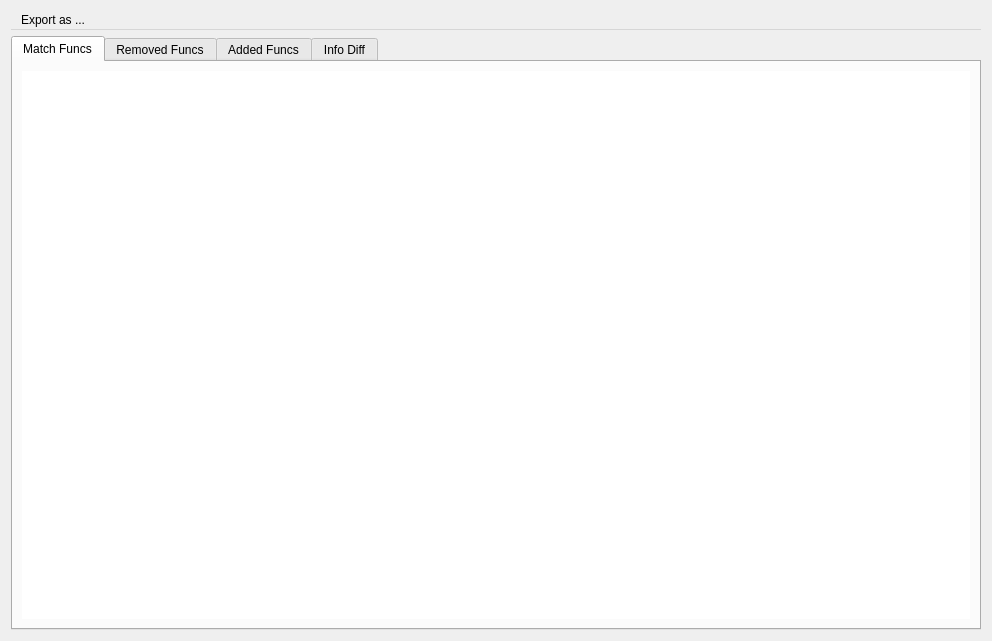
<?xml version="1.0" encoding="UTF-8"?>
<ui version="4.0">
 <class>DiffWindow</class>
 <widget class="QDialog" name="DiffWindow">
  <property name="windowModality">
   <enum>Qt::NonModal</enum>
  </property>
  <property name="geometry">
   <rect>
    <x>0</x>
    <y>0</y>
    <width>992</width>
    <height>641</height>
   </rect>
  </property>
  <property name="sizePolicy">
   <sizepolicy hsizetype="Minimum" vsizetype="Minimum">
    <horstretch>0</horstretch>
    <verstretch>0</verstretch>
   </sizepolicy>
  </property>
  <property name="windowTitle">
   <string>Diff Between Binaries</string>
  </property>
  <layout class="QVBoxLayout" name="verticalLayout_2">
   <property name="sizeConstraint">
    <enum>QLayout::SetMinimumSize</enum>
   </property>
   <item>
    <widget class="QMenuBar" name="menuBar">
     <property name="defaultUp">
      <bool>false</bool>
     </property>
     <property name="nativeMenuBar">
      <bool>true</bool>
     </property>
     <widget class="QMenu" name="menuExport">
      <property name="title">
       <string>Export as ...</string>
      </property>
      <addaction name="actionExport_as_JSON"/>
      <addaction name="actionExport_as_Markdown"/>
     </widget>
     <addaction name="menuExport"/>
    </widget>
   </item>
   <item>
    <widget class="QTabWidget" name="tabWidget">
     <property name="currentIndex">
      <number>0</number>
     </property>
     <widget class="QWidget" name="tabMatchFunc">
      <property name="sizePolicy">
       <sizepolicy hsizetype="Expanding" vsizetype="Expanding">
        <horstretch>0</horstretch>
        <verstretch>0</verstretch>
       </sizepolicy>
      </property>
      <property name="contextMenuPolicy">
       <enum>Qt::DefaultContextMenu</enum>
      </property>
      <attribute name="title">
       <string>Match Funcs</string>
      </attribute>
      <layout class="QVBoxLayout" name="verticalLayout_3">
       <item>
        <widget class="CutterTreeView" name="tableViewMatch">
         <attribute name="title">
          <string>Matches</string>
         </attribute>
         <property name="styleSheet">
          <string notr="true">CutterTreeView::item
{
    padding-top: 1px;
    padding-bottom: 1px;
}</string>
         </property>
         <property name="frameShape">
          <enum>QFrame::NoFrame</enum>
         </property>
         <property name="lineWidth">
          <number>0</number>
         </property>
         <property name="horizontalScrollBarPolicy">
          <enum>Qt::ScrollBarAsNeeded</enum>
         </property>
         <property name="sizeAdjustPolicy">
          <enum>QAbstractScrollArea::AdjustToContents</enum>
         </property>
         <property name="autoScroll">
          <bool>true</bool>
         </property>
         <property name="horizontalScrollMode">
          <enum>QAbstractItemView::ScrollPerPixel</enum>
         </property>
         <property name="indentation">
          <number>8</number>
         </property>
         <property name="sortingEnabled">
          <bool>true</bool>
         </property>
        </widget>
       </item>
      </layout>
     </widget>
     <widget class="QWidget" name="tabMismatchRem">
      <attribute name="title">
       <string>Removed Funcs</string>
      </attribute>
      <layout class="QVBoxLayout" name="verticalLayoutMismatchRem">
       <item>
        <widget class="CutterTreeView" name="tableViewRem">
         <attribute name="title">
          <string>Matches</string>
         </attribute>
         <property name="styleSheet">
          <string notr="true">CutterTreeView::item
{
    padding-top: 1px;
    padding-bottom: 1px;
}</string>
         </property>
         <property name="frameShape">
          <enum>QFrame::NoFrame</enum>
         </property>
         <property name="lineWidth">
          <number>0</number>
         </property>
         <property name="horizontalScrollBarPolicy">
          <enum>Qt::ScrollBarAsNeeded</enum>
         </property>
         <property name="sizeAdjustPolicy">
          <enum>QAbstractScrollArea::AdjustToContents</enum>
         </property>
         <property name="autoScroll">
          <bool>true</bool>
         </property>
         <property name="horizontalScrollMode">
          <enum>QAbstractItemView::ScrollPerPixel</enum>
         </property>
         <property name="indentation">
          <number>8</number>
         </property>
         <property name="sortingEnabled">
          <bool>true</bool>
         </property>
        </widget>
       </item>
      </layout>
     </widget>
     <widget class="QWidget" name="tabMismatchAdd">
      <attribute name="title">
       <string>Added Funcs</string>
      </attribute>
      <layout class="QVBoxLayout" name="verticalLayoutMismatchAdd">
       <item>
        <widget class="CutterTreeView" name="tableViewAdd">
         <attribute name="title">
          <string>Matches</string>
         </attribute>
         <property name="styleSheet">
          <string notr="true">CutterTreeView::item
{
    padding-top: 1px;
    padding-bottom: 1px;
}</string>
         </property>
         <property name="frameShape">
          <enum>QFrame::NoFrame</enum>
         </property>
         <property name="lineWidth">
          <number>0</number>
         </property>
         <property name="horizontalScrollBarPolicy">
          <enum>Qt::ScrollBarAsNeeded</enum>
         </property>
         <property name="sizeAdjustPolicy">
          <enum>QAbstractScrollArea::AdjustToContents</enum>
         </property>
         <property name="autoScroll">
          <bool>true</bool>
         </property>
         <property name="horizontalScrollMode">
          <enum>QAbstractItemView::ScrollPerPixel</enum>
         </property>
         <property name="indentation">
          <number>8</number>
         </property>
         <property name="sortingEnabled">
          <bool>true</bool>
         </property>
        </widget>
       </item>
      </layout>
     </widget>
     <widget class="QWidget" name="tabInfo">
      <attribute name="title">
       <string>Info Diff</string>
      </attribute>
      <layout class="QVBoxLayout" name="verticalLayoutInfo">
       <item>
        <layout class="QHBoxLayout" name="horizontalLayout">
         <property name="sizeConstraint">
          <enum>QLayout::SetDefaultConstraint</enum>
         </property>
         <item>
          <widget class="QLabel" name="label">
           <property name="sizePolicy">
            <sizepolicy hsizetype="Preferred" vsizetype="Preferred">
             <horstretch>0</horstretch>
             <verstretch>0</verstretch>
            </sizepolicy>
           </property>
           <property name="minimumSize">
            <size>
             <width>527</width>
             <height>0</height>
            </size>
           </property>
           <property name="text">
            <string>Show...</string>
           </property>
          </widget>
         </item>
         <item>
          <widget class="QComboBox" name="comboBoxShowInfo">
           <property name="sizePolicy">
            <sizepolicy hsizetype="Preferred" vsizetype="Preferred">
             <horstretch>1</horstretch>
             <verstretch>0</verstretch>
            </sizepolicy>
           </property>
          </widget>
         </item>
        </layout>
       </item>
       <item>
        <widget class="QTableView" name="tableViewInfo"/>
       </item>
      </layout>
     </widget>
    </widget>
   </item>
   <item>
    <layout class="QVBoxLayout" name="verticalLayout"/>
   </item>
  </layout>
  <action name="actionExport_as_JSON">
   <property name="text">
    <string>Export as JSON</string>
   </property>
  </action>
  <action name="actionExport_as_Markdown">
   <property name="text">
    <string>Export as Markdown</string>
   </property>
  </action>
 </widget>
 <customwidgets>
  <customwidget>
   <class>CutterTreeView</class>
   <extends>QTreeView</extends>
   <header>widgets/CutterTreeView.h</header>
   <container>1</container>
  </customwidget>
 </customwidgets>
 <resources/>
 <connections/>
</ui>
